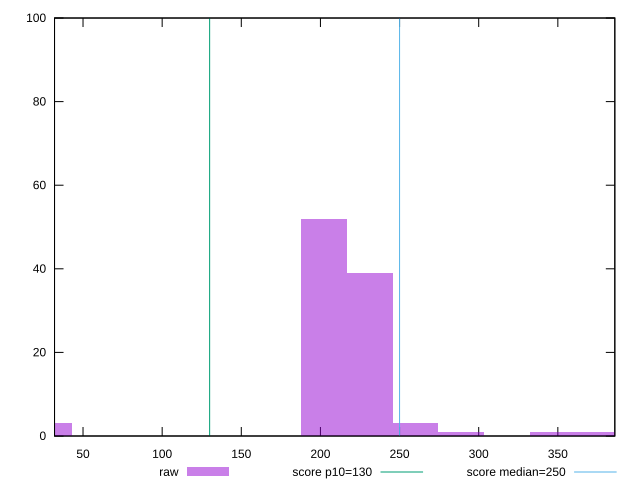

Generate this figure with gnuplot:
reset

$raw <<EOF
231.11143899368923 39
202.22250911947808 52
260.00036886790036 3
28.888929874211154 3
375.556088364745 1
288.8892987421115 1
346.66715849053384 1
EOF

set key outside below
set boxwidth 28.888929874211154
set xrange [32:386]
set yrange [0:100]
set trange [0:100]
set style fill transparent solid 0.5 noborder

set parametric
set terminal svg size 640, 490 enhanced background rgb 'white'
set output "report_00020_2021-02-19T21:17:38.612Z2/max-potential-fid/samples/pages+cached+noadtech/raw/histogram.svg"

plot $raw title "raw" with boxes, \
     130,t title "score p10=130", \
     250,t title "score median=250"

reset
